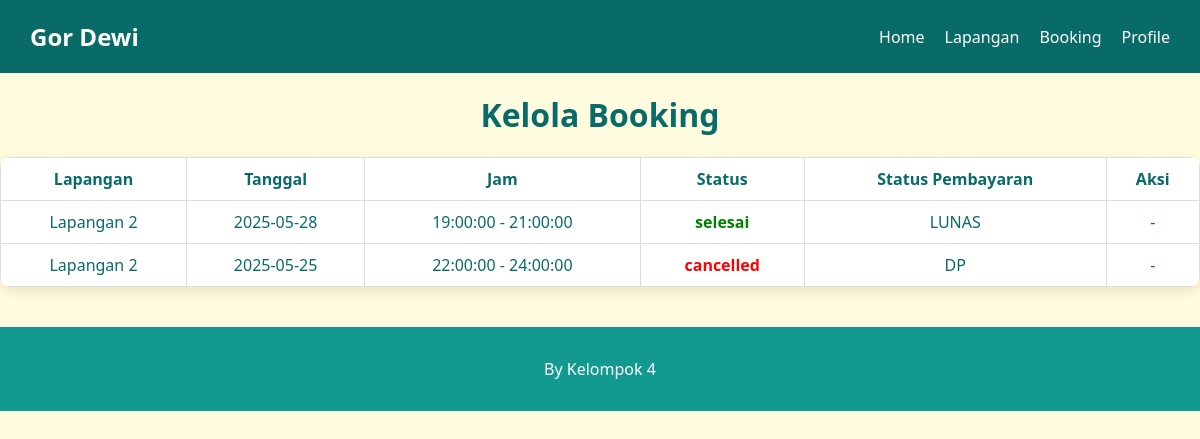
Screenshot of /admin/kelola_booking.php with the database file from the repository.
### tables this page shows
CREATE TABLE `booking` (
  `id_booking` int(11) NOT NULL,
  `id_lapangan` int(11) DEFAULT NULL,
  `id_users` int(11) DEFAULT NULL,
  `tanggal` date DEFAULT NULL,
  `jam_mulai` time DEFAULT NULL,
  `jam_selesai` time DEFAULT NULL,
  `status` enum('booked','selesai','menunggu_pembatalan','belum_dibayar','cancelled') NOT NULL DEFAULT 'booked',
  `status_pembayaran` enum('DP','LUNAS') NOT NULL
);

CREATE TABLE `lapangan` (
  `id_lapangan` int(11) NOT NULL,
  `nama_lapangan` varchar(100) NOT NULL,
  `status_aktif` tinyint(1) DEFAULT 1
);

### admin/kelola_booking.php (the view, shortened to what this page needs)
<?php include '../koneksi.php'; ?>
<!DOCTYPE html>
<html>
<head>
    <link rel="stylesheet" href="../style/all.css">
    <link rel="stylesheet" href="../style/admin.css">
</head>
<body>
    <nav>
        <div class="logo">Gor Dewi</div>
        <ul>
            <li><a href="../admin/admin.php">Home</a></li>
            <li><a href="../admin/kelola_lapangan.php">Lapangan</a></li>
            <li><a href="../admin/kelola_booking.php">Booking</a></li>
            <li><a href="../admin/profile_admin.php">Profile</a></li>
        </ul>
    </nav>
    <h1>Kelola Booking</h1>
    <table>
        <tr>
            <th>Lapangan</th>
            <th>Tanggal</th>
            <th>Jam</th>
            <th>Status</th>
            <th>Status Pembayaran</th>
            <th>Aksi</th>
        </tr>
        <?php
        $booking = mysqli_query($conn, "SELECT b.*, l.nama_lapangan FROM booking b JOIN lapangan l ON b.id_lapangan = l.id_lapangan ORDER BY tanggal DESC");
        while ($b = mysqli_fetch_assoc($booking)):
        ?>
            <tr>
                <td><?= $b['nama_lapangan'] ?></td>
                <td><?= $b['tanggal'] ?></td>
                <td><?= $b['jam_mulai'] ?> - <?= $b['jam_selesai'] ?></td>
                <td class="status-<?= $b['status'] ?>"><?= $b['status'] ?></td>
                <td><?= $b['status_pembayaran'] ?></td>
                <td>
                    <?php if ($b['status'] == 'booked'): ?>
                        <form method="POST" style="display:inline;">
                            <input type="hidden" name="id_booking" value="<?= $b['id_booking'] ?>">
                            <button name="selesai_booking" class="btn selesai">Selesai</button>
                        </form>
                        <form method="POST" style="display:inline;">
                            <input type="hidden" name="id_booking" value="<?= $b['id_booking'] ?>">
                            <button name="batal_booking" class="btn hapus">Cancel</button>
                        </form>
                    <?php else: ?>
                        -
                    <?php endif; ?>
                </td>
            </tr>
        <?php endwhile; ?>
    </table>
</body>
<footer>
    <p>By Kelompok 4</p>
</footer>
</html>

### style/all.css (style rules this page uses)
body { margin: 0; font-family: 'Segoe UI', Tahoma, Geneva, Verdana, sans-serif; background-color: #FFFBDE; }
nav { display: flex; justify-content: space-between; align-items: center; background: #096B68; padding: 20px 30px; color: white; }
nav .logo { font-size: 1.5em; font-weight: bold; }
nav ul { list-style: none; display: flex; gap: 20px; margin: 0; padding: 0; }
nav ul li a { color: white; text-decoration: none; font-weight: 500; transition: color 0.3s; }
table { width: 100%; border-collapse: collapse; border-radius: 10px; overflow: hidden; box-shadow: 0 4px 12px rgba(0,0,0,0.1); background-color: white; }
th, td { padding: 10px; border: 1px solid #ddd; text-align: center; }
.status-cancelled { color: red; font-weight: bold; }
footer { background: #129990; color: white; text-align: center; padding: 15px; }

### style/admin.css (style rules this page uses)
h1 { margin-top: 20px; text-align: center; color: #096B68; }
table { border: #096B68; color: #096B68; background-color: white; border-color: #096B68; }
footer { margin-top: 40px; }
td.status-selesai { color: green; font-weight: bold; }
td.status-cancelled { color: red; font-weight: bold; }

### rows the page displays
booking: id_lapangan.nama_lapangan "Lapangan 2", tanggal "2025-05-28", jam_mulai "19:00:00", jam_selesai "21:00:00", status "selesai", status_pembayaran "LUNAS"
booking: id_lapangan.nama_lapangan "Lapangan 2", tanggal "2025-05-25", jam_mulai "22:00:00", jam_selesai "24:00:00", status "cancelled", status_pembayaran "DP"
